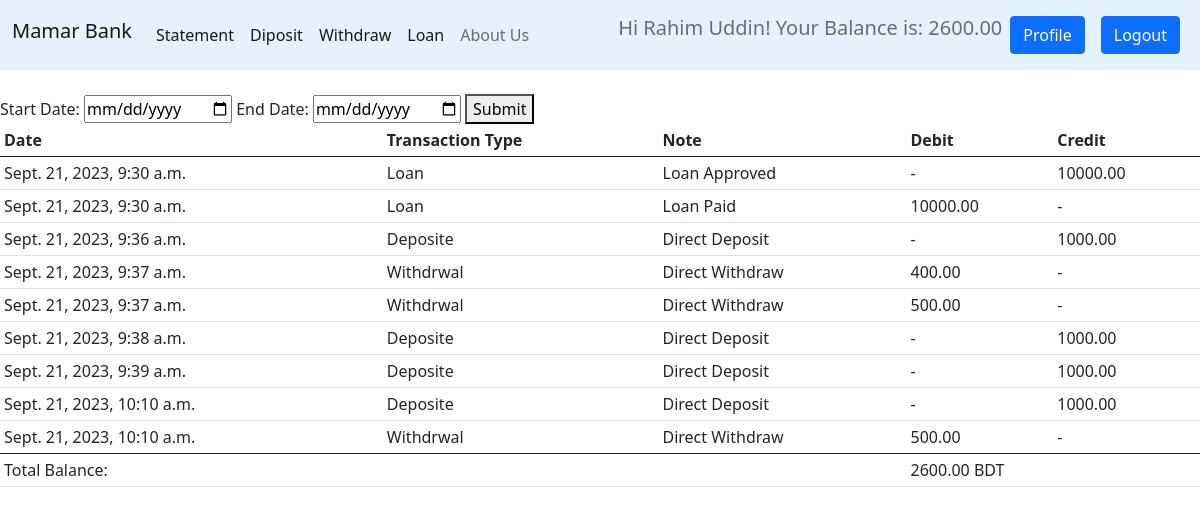
/statement/ (signed in), run on the app's committed database.
### app/models.py (models this page shows, shortened)
class UserInfo(models.Model):
    user = models.OneToOneField(User, on_delete=models.CASCADE, related_name='info')
    account_no=models.IntegerField(unique=True)
    account_type = models.CharField(max_length=10, choices=choice.ACC_TYPE)
    gender = models.CharField(max_length=6, choices=choice.GENDER)
    dob=models.DateField()
    address = models.TextField()
    balance = models.DecimalField(max_digits=10, decimal_places=2, default=0.00)
    totalLoan = models.DecimalField(max_digits=10, decimal_places=2, default=0)

class statement(models.Model):
    user = models.ForeignKey(User, on_delete=models.CASCADE, related_name='statement')
    date = models.DateTimeField(auto_now_add=True)
    transactionType = models.CharField(max_length=10, choices=choice.TX_TYPE)
    detail = models.TextField(null=True)
    debit = models.DecimalField(max_digits=10, decimal_places=2, default=0)
    credit= models.DecimalField(max_digits=10, decimal_places=2, default=0)

### app/views.py (the view)
# urls.py: path('statement/', views.Statement, name='statement'),
def Statement(request):
    if request.method=='POST':
        stdt=request.POST['startDate']
        endt=request.POST['endDate']
        if stdt=='':
            stdt=date.today()
        if endt=='':
            endt=date.today()
        print(date.today())
        statement_data=models.statement.objects.filter(date__lte=endt,date__gte=stdt)
    else:
        statement_data=models.statement.objects.filter(user=request.user.id)
    bal=models.UserInfo.objects.get(user=request.user.id).balance
    return render(request, './statement.html',{'data':statement_data, 'balance':bal})

### app/templates/statement.html (shortened to what this page needs)
{% extends 'base.html' %}
{% block body %}
<form method='post'>
    <label for="birthday">Start Date:</label>
    <input type="date" id="birthday" name="startDate">
    <label for="birthday">End Date:</label>
    <input type="date" id="birthday" name="endDate">
    <button type='submit'>Submit</button>
</form>
<table class="table table-sm">
    <thead>
      <tr>
        <th scope="col">Date</th>
        <th scope="col">Transaction Type</th>
        <th scope="col">Note</th>
        <th scope="col">Debit</th>
        <th scope="col">Credit</th>
      </tr>
    </thead>
    <tbody>
        {% for item in data %}
            <tr>
                <td>{{item.date}}</td>
                <td>{{item.transactionType}}</td>
                <td>{{item.detail}}</td>
                <td>{% if item.debit %}{{item.debit}} {% else %}-{% endif %}</td>
                <td>{% if item.credit %}{{item.credit}} {% else %}-{% endif %}</td>
            </tr>
        {% endfor %}
        <tfoot>
            <td colspan="3">Total Balance:</td>
            <td colspan="2">{{balance}} BDT</td>
        </tfoot>
    </tbody>
  </table>
{% endblock body %}

### app/templates/base.html (shortened to what this page needs)
<!DOCTYPE html>
<html lang="en">
<head>
    <link href="https://cdn.jsdelivr.net/npm/bootstrap@5.0.2/dist/css/bootstrap.min.css" rel="stylesheet">
</head>
<body>
    <nav class="navbar navbar-expand-lg navbar-light" style="background-color: #e3f2fd;">
        <div class="container-fluid">
          <h1 class="navbar-brand">Mamar Bank</h1>
          <div class="collapse navbar-collapse" id="navbarSupportedContent">
            <ul class="navbar-nav me-auto mb-2 mb-lg-0">
              {% if request.user.is_authenticated %}
                <li class="nav-item">
                  <a class="nav-link active" aria-current="page" href="{% url 'statement' %}">Statement</a>
                </li>
                <li class="nav-item">
                  <a class="nav-link active" aria-current="page" href="{% url 'deposit' %}">Diposit</a>
                </li>
                <li class="nav-item">
                  <a class="nav-link active" aria-current="page" href="{% url 'withdraw' %}">Withdraw</a>
                </li>
                <li class="nav-item">
                  <a class="nav-link active" aria-current="page" href="{% url 'loan' %}">Loan</a>
                </li>
              {% endif %}
              <li class="nav-item">
                <a class="nav-link" href="#">About Us</a>
              </li>
            </ul>
            <form class="d-flex">
              {% if request.user.is_authenticated %}
                <h5 class='navbar-text'>Hi {{user.get_full_name}}! Your Balance is: {{user.info.balance}}</h5>
                <a href="{% url 'profile' %}" class='btn btn-primary m-2'>Profile</a>
                <a href="{% url 'logout' %}" class='btn btn-primary m-2'>Logout</a>
              {% else %}
                <a href="{% url 'login' %}" class='btn btn-primary m-2'>Login</a>
                <a href="{% url 'sign_up' %}" class='btn btn-primary m-2'>Sign-Up</a>
              {% endif %}
            </form>
          </div>
        </div>
      </nav>
    {% block body %}{% endblock body %}
</body>
</html>

### data on the page
statement: date "Sept. 21, 2023, 9:30 a.m.", transactionType "Loan", detail "Loan Approved", credit "10000.00"
statement: date "Sept. 21, 2023, 9:30 a.m.", transactionType "Loan", detail "Loan Paid", debit "10000.00"
statement: date "Sept. 21, 2023, 9:36 a.m.", transactionType "Deposite", detail "Direct Deposit", credit "1000.00"
statement: date "Sept. 21, 2023, 9:37 a.m.", transactionType "Withdrwal", detail "Direct Withdraw", debit "400.00"
statement: date "Sept. 21, 2023, 9:37 a.m.", transactionType "Withdrwal", detail "Direct Withdraw", debit "500.00"
statement: date "Sept. 21, 2023, 9:38 a.m.", transactionType "Deposite", detail "Direct Deposit", credit "1000.00"
statement: date "Sept. 21, 2023, 9:39 a.m.", transactionType "Deposite", detail "Direct Deposit", credit "1000.00"
statement: date "Sept. 21, 2023, 10:10 a.m.", transactionType "Deposite", detail "Direct Deposit", credit "1000.00"
statement: date "Sept. 21, 2023, 10:10 a.m.", transactionType "Withdrwal", detail "Direct Withdraw", debit "500.00"
UserInfo: balance "2600.00"

### other printed values
{{ user.get_full_name }} "Rahim Uddin"
{{ user.info.balance }} "2600.00"
